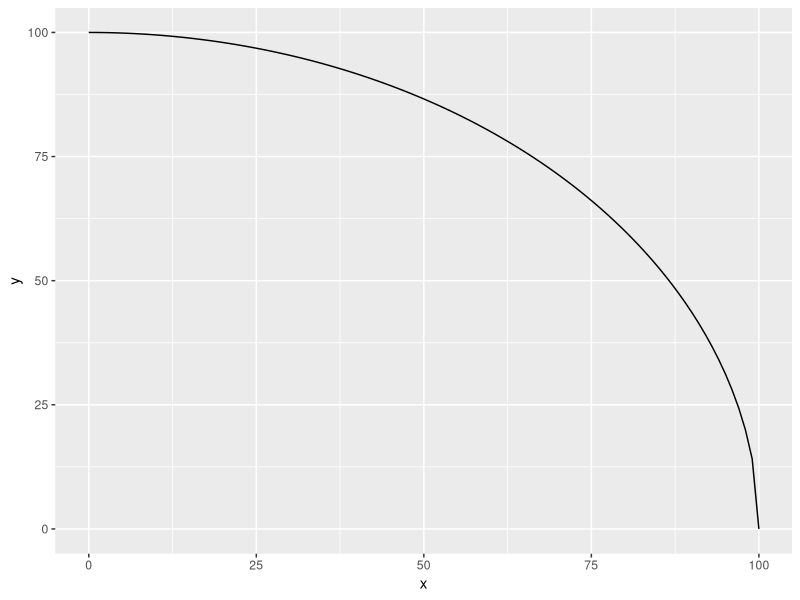
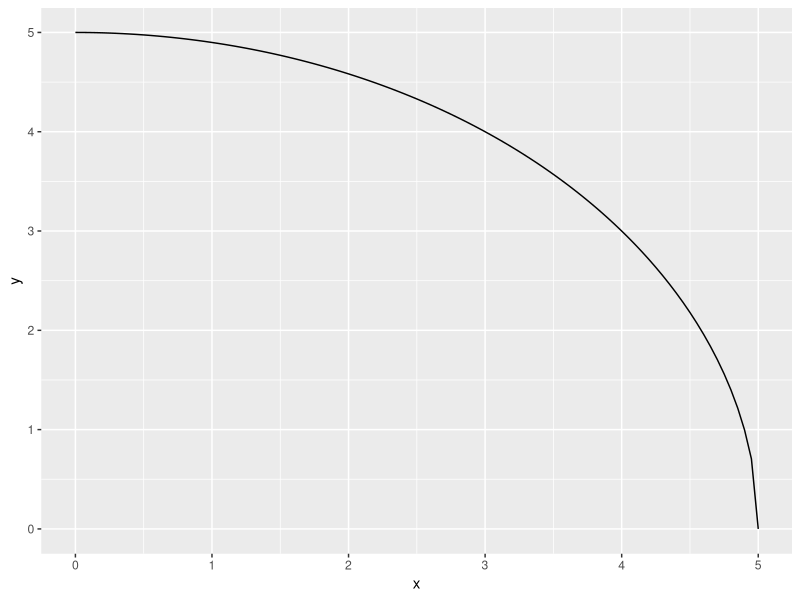

Write R code to recreate these figures, in order.
## ---- chunk 1
knitr::opts_chunk$set(echo = TRUE)
## ---- chunk 2
# Graficar una frontera de posibilidades de producción
library("ggplot2")
#Contamos con 10,000 unidades de producción, eso nos permite producir 100 unidades de producto Y o 100 de producto X.
eq = function(x){(10000 - x^2)^(1/2)}
ggplot(data.frame(x=c(0, 100)), aes(x=x)) + 
  stat_function(fun=eq)

eq = function(x){(25 - x^2)^(1/2)}
ggplot(data.frame(x=c(0, 5)), aes(x=x)) + 
  stat_function(fun=eq)
## ---- chunk 3

